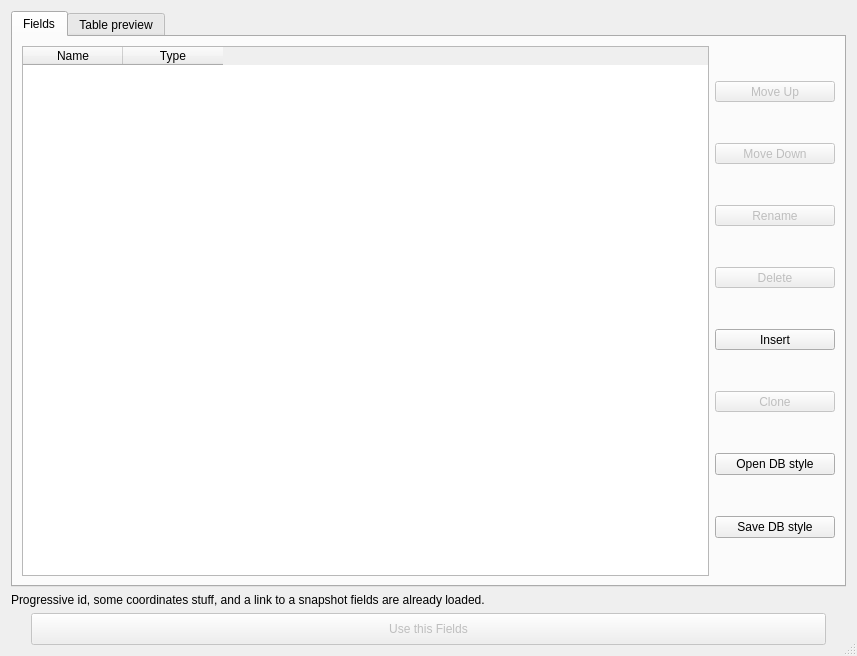
<?xml version="1.0" encoding="UTF-8"?>
<ui version="4.0">
 <author>Borys Jurgiel</author>
 <class>Dialog</class>
 <widget class="QDialog" name="Dialog">
  <property name="enabled">
   <bool>true</bool>
  </property>
  <property name="geometry">
   <rect>
    <x>0</x>
    <y>0</y>
    <width>857</width>
    <height>656</height>
   </rect>
  </property>
  <property name="focusPolicy">
   <enum>Qt::NoFocus</enum>
  </property>
  <property name="contextMenuPolicy">
   <enum>Qt::NoContextMenu</enum>
  </property>
  <property name="windowTitle">
   <string>Table Manager</string>
  </property>
  <property name="windowIcon">
   <iconset>
    <normaloff>:/plugins/tableManager/icons/tableManagerIcon.png</normaloff>:/plugins/tableManager/icons/tableManagerIcon.png</iconset>
  </property>
  <property name="sizeGripEnabled">
   <bool>true</bool>
  </property>
  <layout class="QGridLayout">
   <item row="2" column="0">
    <layout class="QHBoxLayout">
     <item>
      <spacer>
       <property name="orientation">
        <enum>Qt::Horizontal</enum>
       </property>
       <property name="sizeType">
        <enum>QSizePolicy::Fixed</enum>
       </property>
       <property name="sizeHint" stdset="0">
        <size>
         <width>10</width>
         <height>20</height>
        </size>
       </property>
      </spacer>
     </item>
     <item>
      <spacer>
       <property name="orientation">
        <enum>Qt::Horizontal</enum>
       </property>
       <property name="sizeType">
        <enum>QSizePolicy::Fixed</enum>
       </property>
       <property name="sizeHint" stdset="0">
        <size>
         <width>10</width>
         <height>20</height>
        </size>
       </property>
      </spacer>
     </item>
     <item>
      <widget class="QPushButton" name="butSaveAs">
       <property name="enabled">
        <bool>false</bool>
       </property>
       <property name="minimumSize">
        <size>
         <width>0</width>
         <height>32</height>
        </size>
       </property>
       <property name="toolTip">
        <string>Save changes to a new layer</string>
       </property>
       <property name="text">
        <string>Use this Fields</string>
       </property>
       <property name="icon">
        <iconset>
         <normaloff>:/plugins/tableManager/dialog/icons/mActionFileSaveAs.png</normaloff>:/plugins/tableManager/dialog/icons/mActionFileSaveAs.png</iconset>
       </property>
      </widget>
     </item>
     <item>
      <spacer>
       <property name="orientation">
        <enum>Qt::Horizontal</enum>
       </property>
       <property name="sizeType">
        <enum>QSizePolicy::Fixed</enum>
       </property>
       <property name="sizeHint" stdset="0">
        <size>
         <width>10</width>
         <height>20</height>
        </size>
       </property>
      </spacer>
     </item>
     <item>
      <spacer>
       <property name="orientation">
        <enum>Qt::Horizontal</enum>
       </property>
       <property name="sizeType">
        <enum>QSizePolicy::Fixed</enum>
       </property>
       <property name="sizeHint" stdset="0">
        <size>
         <width>10</width>
         <height>20</height>
        </size>
       </property>
      </spacer>
     </item>
    </layout>
   </item>
   <item row="0" column="0">
    <widget class="QTabWidget" name="tabWidget">
     <property name="minimumSize">
      <size>
       <width>0</width>
       <height>0</height>
      </size>
     </property>
     <property name="autoFillBackground">
      <bool>true</bool>
     </property>
     <property name="tabShape">
      <enum>QTabWidget::Rounded</enum>
     </property>
     <property name="currentIndex">
      <number>0</number>
     </property>
     <property name="elideMode">
      <enum>Qt::ElideNone</enum>
     </property>
     <property name="usesScrollButtons">
      <bool>false</bool>
     </property>
     <widget class="QWidget" name="tab_2">
      <attribute name="title">
       <string>Fields</string>
      </attribute>
      <layout class="QGridLayout">
       <item row="0" column="0">
        <widget class="QTableWidget" name="fieldsTable">
         <property name="enabled">
          <bool>true</bool>
         </property>
         <property name="sizePolicy">
          <sizepolicy hsizetype="Expanding" vsizetype="MinimumExpanding">
           <horstretch>0</horstretch>
           <verstretch>0</verstretch>
          </sizepolicy>
         </property>
         <property name="minimumSize">
          <size>
           <width>0</width>
           <height>280</height>
          </size>
         </property>
         <property name="focusPolicy">
          <enum>Qt::WheelFocus</enum>
         </property>
         <property name="editTriggers">
          <set>QAbstractItemView::AnyKeyPressed|QAbstractItemView::DoubleClicked|QAbstractItemView::EditKeyPressed</set>
         </property>
         <property name="dragDropMode">
          <enum>QAbstractItemView::NoDragDrop</enum>
         </property>
         <property name="selectionMode">
          <enum>QAbstractItemView::ExtendedSelection</enum>
         </property>
         <property name="selectionBehavior">
          <enum>QAbstractItemView::SelectRows</enum>
         </property>
         <property name="gridStyle">
          <enum>Qt::DotLine</enum>
         </property>
         <property name="wordWrap">
          <bool>false</bool>
         </property>
         <property name="cornerButtonEnabled">
          <bool>false</bool>
         </property>
         <property name="rowCount">
          <number>0</number>
         </property>
         <property name="columnCount">
          <number>2</number>
         </property>
         <column>
          <property name="text">
           <string>Name</string>
          </property>
         </column>
         <column>
          <property name="text">
           <string>Type</string>
          </property>
         </column>
        </widget>
       </item>
       <item row="0" column="1">
        <layout class="QVBoxLayout">
         <item>
          <widget class="QToolButton" name="butUp">
           <property name="enabled">
            <bool>false</bool>
           </property>
           <property name="sizePolicy">
            <sizepolicy hsizetype="Preferred" vsizetype="Fixed">
             <horstretch>0</horstretch>
             <verstretch>0</verstretch>
            </sizepolicy>
           </property>
           <property name="toolTip">
            <string>&lt;html&gt;&lt;head&gt;&lt;meta name=&quot;qrichtext&quot; content=&quot;1&quot; /&gt;&lt;style type=&quot;text/css&quot;&gt;
p, li { white-space: pre-wrap; }
&lt;/style&gt;&lt;/head&gt;&lt;body style=&quot; font-family:'Sans Serif'; font-size:9pt; font-weight:400; font-style:normal;&quot;&gt;
&lt;p style=&quot; margin-top:0px; margin-bottom:0px; margin-left:0px; margin-right:0px; -qt-block-indent:0; text-indent:0px;&quot;&gt;Move selected field up&lt;/p&gt;&lt;/body&gt;&lt;/html&gt;</string>
           </property>
           <property name="text">
            <string>Move Up</string>
           </property>
           <property name="icon">
            <iconset>
             <normaloff>:/plugins/tableManager/dialog/icons/crystalsvg_1uparrow.png</normaloff>:/plugins/tableManager/dialog/icons/crystalsvg_1uparrow.png</iconset>
           </property>
           <property name="toolButtonStyle">
            <enum>Qt::ToolButtonTextBesideIcon</enum>
           </property>
          </widget>
         </item>
         <item>
          <widget class="QToolButton" name="butDown">
           <property name="enabled">
            <bool>false</bool>
           </property>
           <property name="sizePolicy">
            <sizepolicy hsizetype="Preferred" vsizetype="Fixed">
             <horstretch>0</horstretch>
             <verstretch>0</verstretch>
            </sizepolicy>
           </property>
           <property name="minimumSize">
            <size>
             <width>120</width>
             <height>0</height>
            </size>
           </property>
           <property name="toolTip">
            <string>&lt;html&gt;&lt;head&gt;&lt;meta name=&quot;qrichtext&quot; content=&quot;1&quot; /&gt;&lt;style type=&quot;text/css&quot;&gt;
p, li { white-space: pre-wrap; }
&lt;/style&gt;&lt;/head&gt;&lt;body style=&quot; font-family:'Sans Serif'; font-size:9pt; font-weight:400; font-style:normal;&quot;&gt;
&lt;p style=&quot; margin-top:0px; margin-bottom:0px; margin-left:0px; margin-right:0px; -qt-block-indent:0; text-indent:0px;&quot;&gt;Move selected field down&lt;/p&gt;&lt;/body&gt;&lt;/html&gt;</string>
           </property>
           <property name="text">
            <string>Move Down</string>
           </property>
           <property name="icon">
            <iconset>
             <normaloff>:/plugins/tableManager/dialog/icons/crystalsvg_1downarrow.png</normaloff>:/plugins/tableManager/dialog/icons/crystalsvg_1downarrow.png</iconset>
           </property>
           <property name="toolButtonStyle">
            <enum>Qt::ToolButtonTextBesideIcon</enum>
           </property>
          </widget>
         </item>
         <item>
          <widget class="QToolButton" name="butRename">
           <property name="enabled">
            <bool>false</bool>
           </property>
           <property name="sizePolicy">
            <sizepolicy hsizetype="Preferred" vsizetype="Fixed">
             <horstretch>0</horstretch>
             <verstretch>0</verstretch>
            </sizepolicy>
           </property>
           <property name="toolTip">
            <string>&lt;html&gt;&lt;head&gt;&lt;meta name=&quot;qrichtext&quot; content=&quot;1&quot; /&gt;&lt;style type=&quot;text/css&quot;&gt;
p, li { white-space: pre-wrap; }
&lt;/style&gt;&lt;/head&gt;&lt;body style=&quot; font-family:'Sans Serif'; font-size:9pt; font-weight:400; font-style:normal;&quot;&gt;
&lt;p style=&quot; margin-top:0px; margin-bottom:0px; margin-left:0px; margin-right:0px; -qt-block-indent:0; text-indent:0px;&quot;&gt;Rename selected field&lt;/p&gt;&lt;/body&gt;&lt;/html&gt;</string>
           </property>
           <property name="text">
            <string>Rename</string>
           </property>
           <property name="icon">
            <iconset>
             <normaloff>:/plugins/tableManager/dialog/icons/tableManagerIcon3.png</normaloff>:/plugins/tableManager/dialog/icons/tableManagerIcon3.png</iconset>
           </property>
           <property name="toolButtonStyle">
            <enum>Qt::ToolButtonTextBesideIcon</enum>
           </property>
          </widget>
         </item>
         <item>
          <widget class="QToolButton" name="butDel">
           <property name="enabled">
            <bool>false</bool>
           </property>
           <property name="sizePolicy">
            <sizepolicy hsizetype="Preferred" vsizetype="Fixed">
             <horstretch>0</horstretch>
             <verstretch>0</verstretch>
            </sizepolicy>
           </property>
           <property name="toolTip">
            <string>&lt;html&gt;&lt;head&gt;&lt;meta name=&quot;qrichtext&quot; content=&quot;1&quot; /&gt;&lt;style type=&quot;text/css&quot;&gt;
p, li { white-space: pre-wrap; }
&lt;/style&gt;&lt;/head&gt;&lt;body style=&quot; font-family:'Sans Serif'; font-size:9pt; font-weight:400; font-style:normal;&quot;&gt;
&lt;p style=&quot; margin-top:0px; margin-bottom:0px; margin-left:0px; margin-right:0px; -qt-block-indent:0; text-indent:0px;&quot;&gt;Remove selected field&lt;/p&gt;&lt;/body&gt;&lt;/html&gt;</string>
           </property>
           <property name="text">
            <string>Delete</string>
           </property>
           <property name="icon">
            <iconset>
             <normaloff>:/plugins/tableManager/dialog/icons/mActionDeleteAttribute.png</normaloff>:/plugins/tableManager/dialog/icons/mActionDeleteAttribute.png</iconset>
           </property>
           <property name="toolButtonStyle">
            <enum>Qt::ToolButtonTextBesideIcon</enum>
           </property>
          </widget>
         </item>
         <item>
          <widget class="QToolButton" name="butIns">
           <property name="enabled">
            <bool>true</bool>
           </property>
           <property name="sizePolicy">
            <sizepolicy hsizetype="Preferred" vsizetype="Fixed">
             <horstretch>0</horstretch>
             <verstretch>0</verstretch>
            </sizepolicy>
           </property>
           <property name="toolTip">
            <string>&lt;html&gt;&lt;head&gt;&lt;meta name=&quot;qrichtext&quot; content=&quot;1&quot; /&gt;&lt;style type=&quot;text/css&quot;&gt;
p, li { white-space: pre-wrap; }
&lt;/style&gt;&lt;/head&gt;&lt;body style=&quot; font-family:'Sans Serif'; font-size:9pt; font-weight:400; font-style:normal;&quot;&gt;
&lt;p style=&quot; margin-top:0px; margin-bottom:0px; margin-left:0px; margin-right:0px; -qt-block-indent:0; text-indent:0px;&quot;&gt;Insert new field&lt;/p&gt;&lt;/body&gt;&lt;/html&gt;</string>
           </property>
           <property name="text">
            <string>Insert</string>
           </property>
           <property name="icon">
            <iconset>
             <normaloff>:/plugins/tableManager/dialog/icons/mActionNewAttribute.png</normaloff>:/plugins/tableManager/dialog/icons/mActionNewAttribute.png</iconset>
           </property>
           <property name="toolButtonStyle">
            <enum>Qt::ToolButtonTextBesideIcon</enum>
           </property>
          </widget>
         </item>
         <item>
          <widget class="QToolButton" name="butClone">
           <property name="enabled">
            <bool>false</bool>
           </property>
           <property name="sizePolicy">
            <sizepolicy hsizetype="Preferred" vsizetype="Fixed">
             <horstretch>0</horstretch>
             <verstretch>0</verstretch>
            </sizepolicy>
           </property>
           <property name="toolTip">
            <string>&lt;html&gt;&lt;head&gt;&lt;meta name=&quot;qrichtext&quot; content=&quot;1&quot; /&gt;&lt;style type=&quot;text/css&quot;&gt;
p, li { white-space: pre-wrap; }
&lt;/style&gt;&lt;/head&gt;&lt;body style=&quot; font-family:'Sans Serif'; font-size:9pt; font-weight:400; font-style:normal;&quot;&gt;
&lt;p style=&quot; margin-top:0px; margin-bottom:0px; margin-left:0px; margin-right:0px; -qt-block-indent:0; text-indent:0px;&quot;&gt;Clone selected field&lt;/p&gt;&lt;/body&gt;&lt;/html&gt;</string>
           </property>
           <property name="text">
            <string>Clone</string>
           </property>
           <property name="icon">
            <iconset>
             <normaloff>:/plugins/tableManager/dialog/icons/mActionCopySelected.png</normaloff>:/plugins/tableManager/dialog/icons/mActionCopySelected.png</iconset>
           </property>
           <property name="toolButtonStyle">
            <enum>Qt::ToolButtonTextBesideIcon</enum>
           </property>
          </widget>
         </item>
         <item>
          <widget class="QPushButton" name="butOpenStyle">
           <property name="text">
            <string>Open DB style</string>
           </property>
          </widget>
         </item>
         <item>
          <widget class="QPushButton" name="butSaveStyle">
           <property name="text">
            <string>Save DB style</string>
           </property>
          </widget>
         </item>
        </layout>
       </item>
      </layout>
     </widget>
     <widget class="QWidget" name="tab_4">
      <attribute name="title">
       <string>Table preview</string>
      </attribute>
      <layout class="QGridLayout">
       <item row="0" column="0">
        <widget class="QTableWidget" name="dataTable">
         <property name="enabled">
          <bool>true</bool>
         </property>
         <property name="selectionMode">
          <enum>QAbstractItemView::SingleSelection</enum>
         </property>
         <property name="selectionBehavior">
          <enum>QAbstractItemView::SelectColumns</enum>
         </property>
         <property name="gridStyle">
          <enum>Qt::DotLine</enum>
         </property>
         <property name="wordWrap">
          <bool>false</bool>
         </property>
         <property name="cornerButtonEnabled">
          <bool>false</bool>
         </property>
        </widget>
       </item>
      </layout>
     </widget>
    </widget>
   </item>
   <item row="1" column="0">
    <widget class="QLabel" name="label">
     <property name="text">
      <string>Progressive id, some coordinates stuff, and a link to a snapshot fields are already loaded.</string>
     </property>
    </widget>
   </item>
  </layout>
 </widget>
 <tabstops>
  <tabstop>tabWidget</tabstop>
  <tabstop>fieldsTable</tabstop>
  <tabstop>butUp</tabstop>
  <tabstop>butDown</tabstop>
  <tabstop>butRename</tabstop>
  <tabstop>butDel</tabstop>
  <tabstop>butIns</tabstop>
  <tabstop>butClone</tabstop>
  <tabstop>butSaveAs</tabstop>
  <tabstop>dataTable</tabstop>
 </tabstops>
 <resources>
  <include location="resources.qrc"/>
 </resources>
 <connections/>
</ui>
